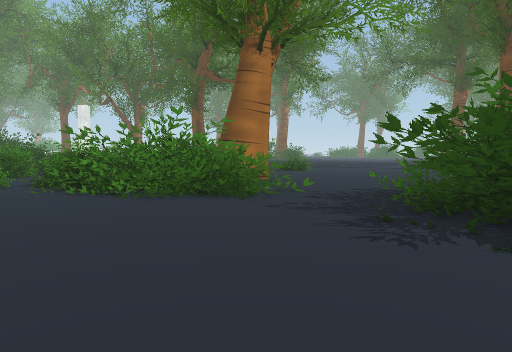
View 1 (above)

16 first-person views from a walk through a Unity game level. The camera is 1.5 m above the floor, tilts 4° down and sees 75° across. Doors are open. The floor is counted in squares, 2 m on a side. Each view is taken from the middle of a square. On the plan, view 1 faces up. The plan holds only what a view shows up to about 11 squares ahead; the rest is blank. The place goes on beyond the plan. Some surface patterns are stand-ins.

View 2
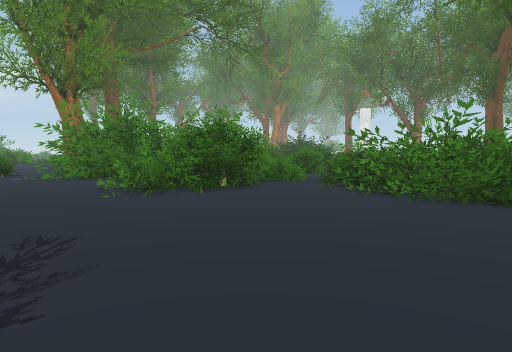

View 3
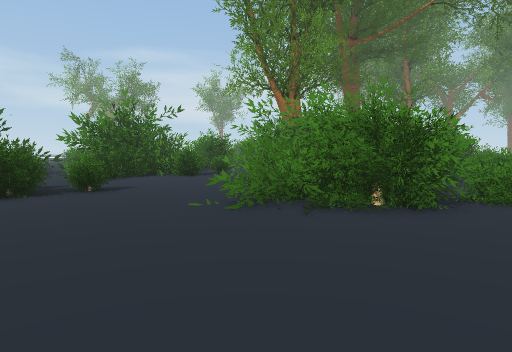

View 4
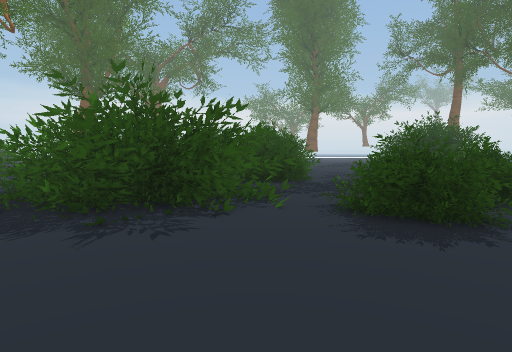

View 5
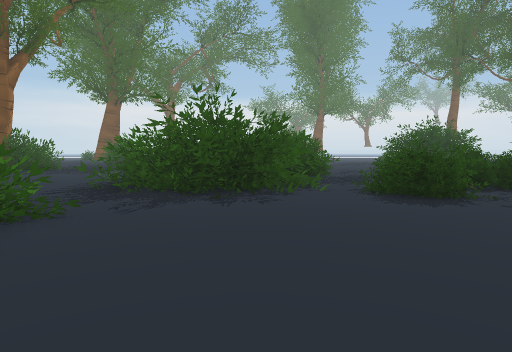

View 6
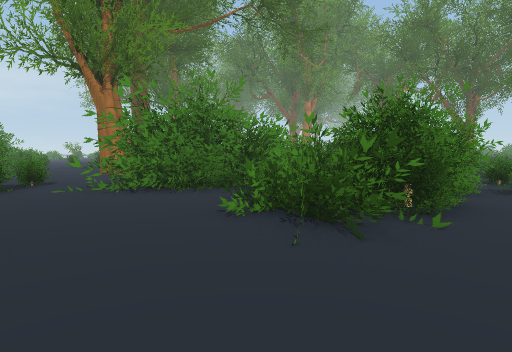

View 7
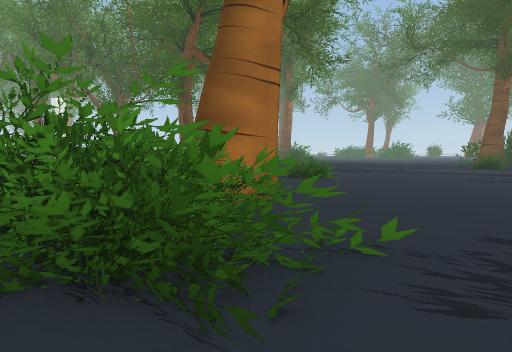

View 8
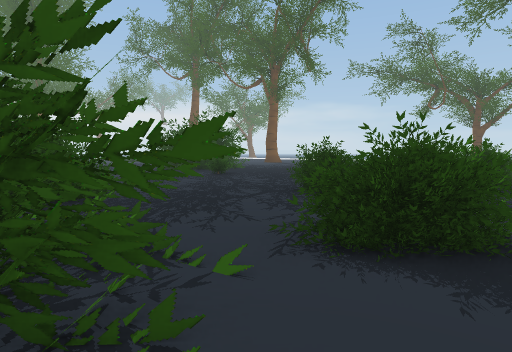

View 9
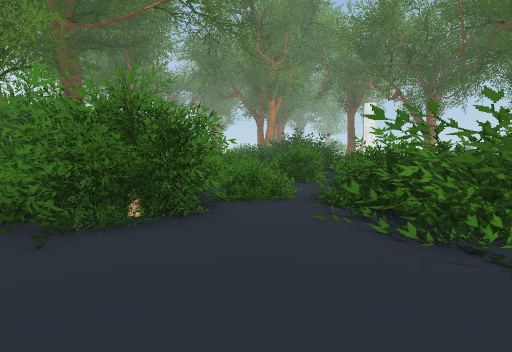

View 10
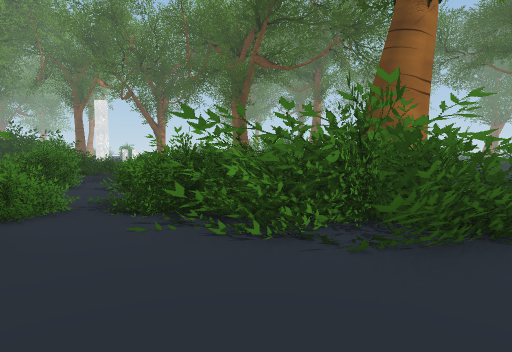

View 11
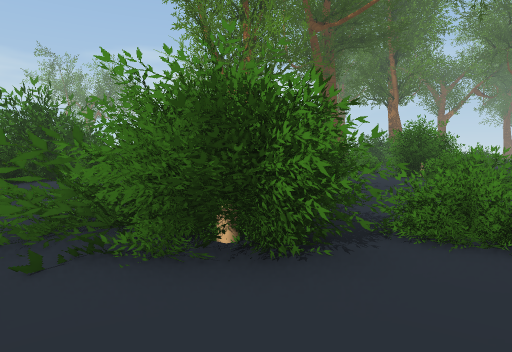

View 12
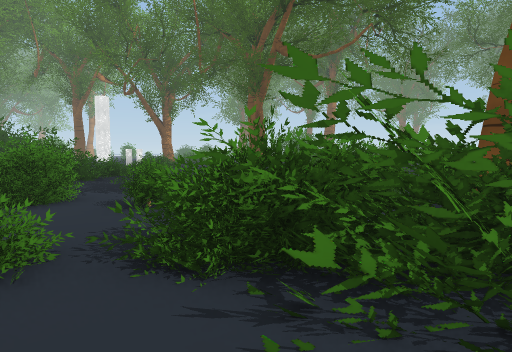

View 13
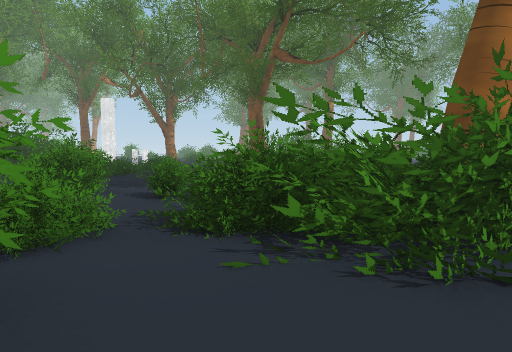

View 14
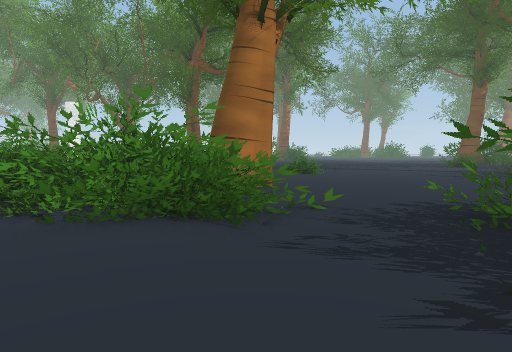

View 15
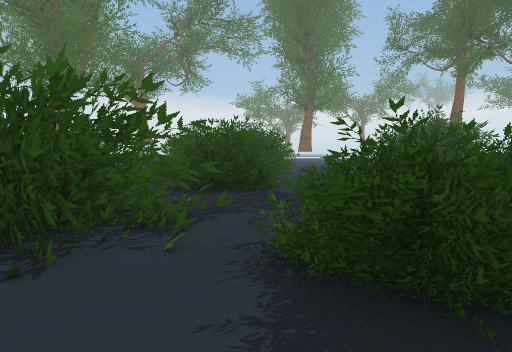

View 16
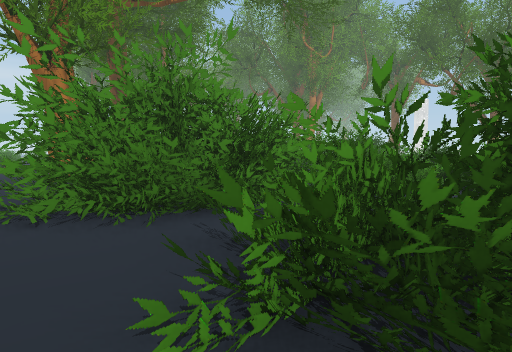

### Floor plan
Key: @ floor where view 1 was taken; # wall or solid block; x gap in a wall; . floor; = window, fence, low wall or low ledge; B bush; T thing the floor can be seen under or through; O other object.
Columns run from 18 left of view 1 to 8 right of it. Each row starts with its distance up from view 1.
 16          BB
 15          ##          .....
 14        ####.       OO.....
 13           ..       .......
 12           ..       .......
 11      O    OB.      .......
 10     OO    OBBB OO##.......
  9      O..OBBBBBOOO#........
  8      ...#BO.B#O##O.......
  7         ###=B#####T .T.
  6         ####B#####TT TT#
  5   ##   #####OO....T.TTT
  4   ....######OO......###
  3   ....####.###......######
  2  O...B ##....#......#######
  1 OOO   OO............OO...O#
  0       #O..BB......@OOO...x.

Positions as (right, up) in squares from view 1, and headings:
1: (0, 0), facing up
2: (0, 0), facing up-left
3: (-1, 3), facing left
4: (-2, 2), facing right
5: (-4, 3), facing right
6: (-4, 0), facing up-left
7: (0, 4), facing up
8: (1, 3), facing down-right
9: (-2, 3), facing up-left
10: (-3, 3), facing up
11: (-3, 5), facing left
12: (-4, 5), facing up
13: (-4, 4), facing up
14: (0, 2), facing up
15: (0, 1), facing right
16: (-6, 2), facing up-left
